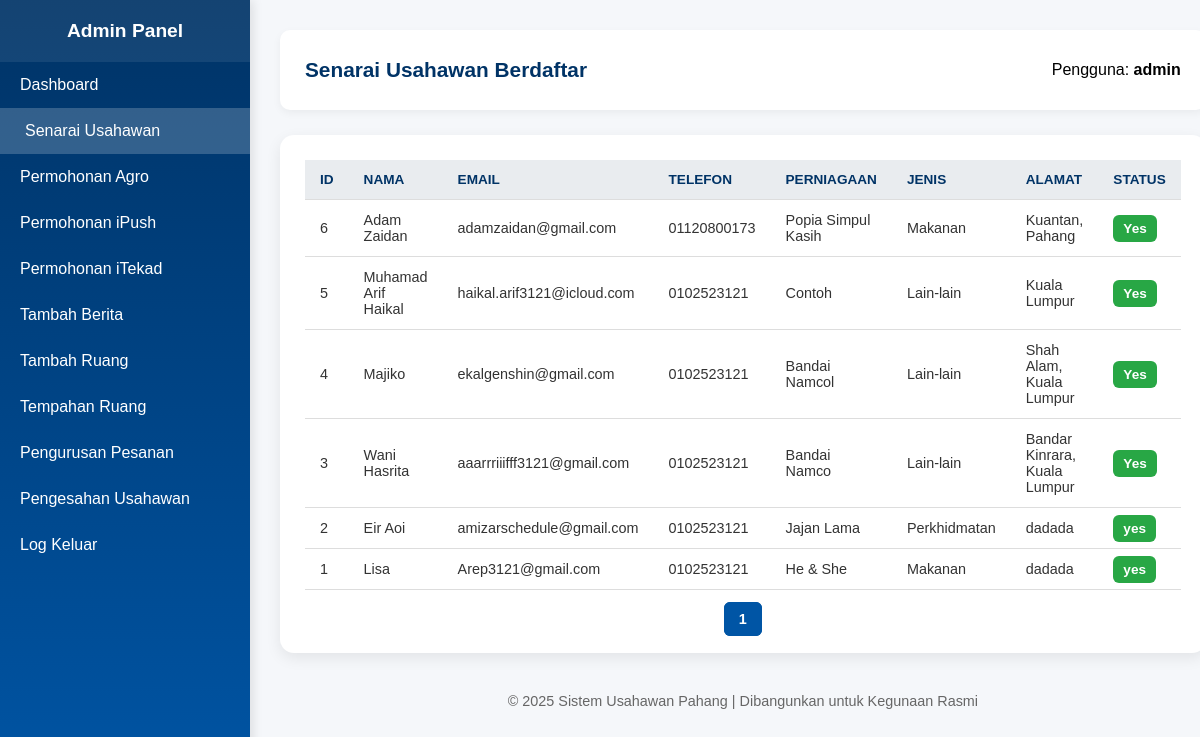
The page /senarai_usahawan.php (signed in) on the database as committed earlier.
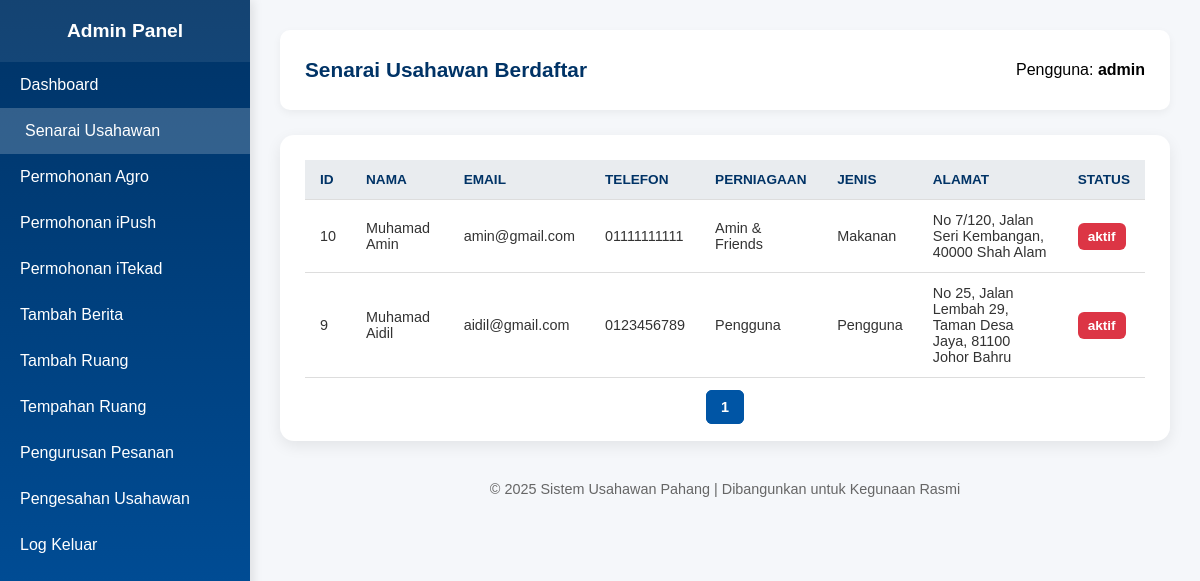
The same page on the database as committed later.
### tables this page shows
CREATE TABLE `usahawan` (
  `id` int(11) NOT NULL,
  `nama` varchar(255) NOT NULL,
  `ic` varchar(20) NOT NULL,
  `perniagaan` varchar(255) NOT NULL,
  `jenis` varchar(100) NOT NULL,
  `alamat` text DEFAULT NULL,
  `telefon` varchar(20) NOT NULL,
  `email` varchar(255) DEFAULT NULL,
  `password` varchar(250) NOT NULL,
  `tarikh_daftar` timestamp NOT NULL DEFAULT current_timestamp(),
  `avatar` varchar(255) DEFAULT NULL,
  `status` varchar(250) NOT NULL
);

### senarai_usahawan.php (the view, shortened to what this page needs)
<?php
include "connection.php";
$limit = 15;
$page = isset($_GET['page']) ? (int)$_GET['page'] : 1;
$start = ($page - 1) * $limit;
$totalQuery = $conn->query("SELECT COUNT(*) AS total FROM usahawan");
$totalData = $totalQuery->fetch_assoc()['total'];
$totalPages = ceil($totalData / $limit);
$sql = "SELECT * FROM usahawan ORDER BY id DESC LIMIT $start, $limit";
$result = $conn->query($sql);
?>
<!DOCTYPE html>
<html lang="ms">
<head>
</head>
<body>
<div class="sidebar" id="sidebar">
  <h2>Admin Panel</h2>
  <a href="admin_dashboard.php">Dashboard</a>
  <a href="senarai_usahawan.php" class="active">Senarai Usahawan</a>
  <a href="admin_agro.php">Permohonan Agro</a>
  <a href="admin_ipush.php">Permohonan iPush</a>
  <a href="admin_itekad.php">Permohonan iTekad</a>
  <a href="tambah_berita.php">Tambah Berita</a>
  <a href="admin_tambah_ruang.php">Tambah Ruang</a>
  <a href="admin_tempahan_ruang.php">Tempahan Ruang</a>
  <a href="admin_order.php">Pengurusan Pesanan</a>
  <a href="pending_usahawan.php">Pengesahan Usahawan</a>
  <a href="logout_admin.php">Log Keluar</a>
</div>
  <div class="main-content">
    <header>
      <h1>Senarai Usahawan Berdaftar</h1>
      <p>Pengguna: <b><?= $_SESSION['admin_username'] ?></b></p>
    </header>
    <div class="table-container">
      <table>
        <thead>
          <tr>
            <th>ID</th>
            <th>Nama</th>
            <th>Email</th>
            <th>Telefon</th>
            <th>Perniagaan</th>
            <th>Jenis</th>
            <th>Alamat</th>
            <th>Status</th>
          </tr>
        </thead>
        <tbody>
          <?php
          if ($result->num_rows > 0) {
            while ($row = $result->fetch_assoc()) {
              $statusClass = strtolower($row['status']) === 'yes' ? 'yes' : 'no';
              echo "<tr>
                      <td>{$row['id']}</td>
                      <td>{$row['nama']}</td>
                      <td>{$row['email']}</td>
                      <td>{$row['telefon']}</td>
                      <td>{$row['perniagaan']}</td>
                      <td>{$row['jenis']}</td>
                      <td>{$row['alamat']}</td>
                      <td><span class='status {$statusClass}'>{$row['status']}</span></td>
                    </tr>";
            }
          } else {
            echo "<tr><td colspan='8' style='text-align:center;'>Tiada data usahawan ditemui.</td></tr>";
          }
          ?>
        </tbody>
      </table>
      <div class="pagination">
        <?php
        for ($i = 1; $i <= $totalPages; $i++) {
          $active = ($i == $page) ? "active" : "";
          echo "<a class='$active' href='?page=$i'>$i</a>";
        }
        ?>
      </div>
    </div>
    <footer>© 2025 Sistem Usahawan Pahang | Dibangunkan untuk Kegunaan Rasmi</footer>
  </div>
</body>
</html>

Rows that differ between the two databases and show on the page:
removed usahawan: id "6", nama "Adam Zaidan", email "adamzaidan@gmail.com", telefon "01120800173", perniagaan "Popia Simpul Kasih", jenis "Makanan", alamat "Kuantan, Pahang", status "Yes"
removed usahawan: id "5", nama "Muhamad Arif Haikal", email "haikal.arif3121@icloud.com", telefon "0102523121", perniagaan "Contoh", jenis "Lain-lain", alamat "Kuala Lumpur", status "Yes"
removed usahawan: id "4", nama "Majiko", email "ekalgenshin@gmail.com", telefon "0102523121", perniagaan "Bandai Namcol", jenis "Lain-lain", alamat "Shah Alam, Kuala Lumpur", status "Yes"
removed usahawan: id "3", nama "Wani Hasrita", email "aaarrriiifff3121@gmail.com", telefon "0102523121", perniagaan "Bandai Namco", jenis "Lain-lain", alamat "Bandar Kinrara, Kuala Lumpur", status "Yes"
removed usahawan: id "2", nama "Eir Aoi", email "amizarschedule@gmail.com", telefon "0102523121", perniagaan "Jajan Lama", jenis "Perkhidmatan", alamat "dadada", status "yes"
removed usahawan: id "1", nama "Lisa", email "Arep3121@gmail.com", telefon "0102523121", perniagaan "He & She", jenis "Makanan", alamat "dadada", status "yes"
added usahawan: id "10", nama "Muhamad Amin", email "amin@gmail.com", telefon "01111111111", perniagaan "Amin & Friends", jenis "Makanan", alamat "No 7/120, Jalan Seri Kembangan, 40000 Shah Alam", status "aktif"
added usahawan: id "9", nama "Muhamad Aidil", email "aidil@gmail.com", telefon "0123456789", perniagaan "Pengguna", jenis "Pengguna", alamat "No 25, Jalan Lembah 29, Taman Desa Jaya, 81100 Johor Bahru", status "aktif"
